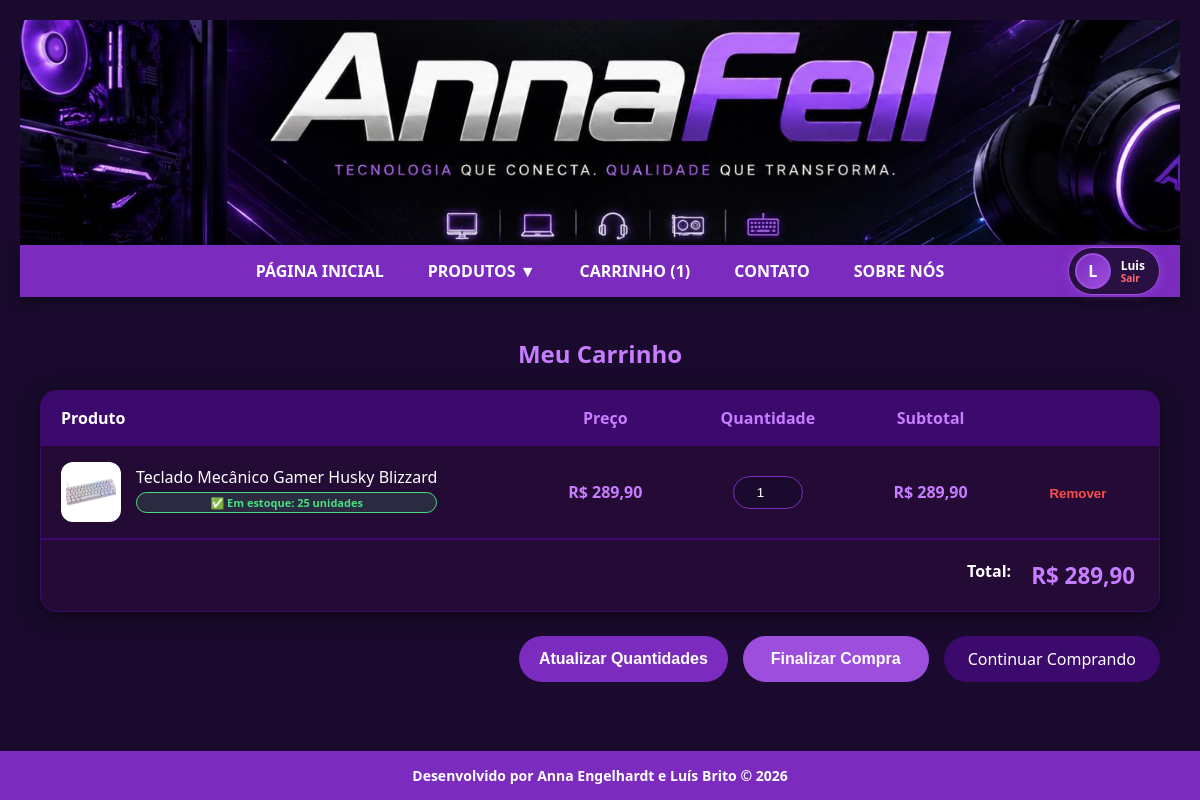
Page /carrinho.php (signed in) on the committed database.
### tables this page shows
CREATE TABLE `usuarios` (
  `cpf` varchar(14) NOT NULL,
  `nome` varchar(100) NOT NULL,
  `email` varchar(150) DEFAULT NULL,
  `token_verificacao` varchar(255) DEFAULT NULL,
  `email_verificado` tinyint(1) NOT NULL DEFAULT '0',
  `endereco` varchar(100) DEFAULT NULL,
  `bairro` varchar(50) DEFAULT NULL,
  `cidade` varchar(50) DEFAULT NULL,
  `estado` char(2) DEFAULT NULL,
  `cep` varchar(10) DEFAULT NULL,
  `foto` varchar(255) DEFAULT NULL,
  `admin` tinyint(1) NOT NULL DEFAULT '0',
  `token_expira` datetime DEFAULT NULL,
  PRIMARY KEY (`cpf`)
);

CREATE TABLE `carrinho` (
  `id` int NOT NULL AUTO_INCREMENT,
  `cpf_usuario` varchar(14) NOT NULL,
  `id_produto` int NOT NULL,
  `quantidade` int NOT NULL DEFAULT '1',
  `preco_unitario` decimal(10,2) NOT NULL,
  `subtotal` decimal(10,2) GENERATED ALWAYS AS ((`preco_unitario` * `quantidade`)) STORED,
  `status` enum('carrinho','finalizado','cancelado') NOT NULL DEFAULT 'carrinho',
  `numero_venda` varchar(20) DEFAULT NULL,
  `forma_pagamento` varchar(30) DEFAULT NULL,
  `data_finalizacao` datetime DEFAULT NULL,
  `adicionado_em` timestamp NULL DEFAULT CURRENT_TIMESTAMP,
  `atualizado_em` timestamp NULL DEFAULT CURRENT_TIMESTAMP ON UPDATE CURRENT_TIMESTAMP,
  PRIMARY KEY (`id`),
  KEY `idx_cpf` (`cpf_usuario`),
  KEY `idx_produto` (`id_produto`),
  KEY `idx_status` (`status`),
  KEY `idx_numero_venda` (`numero_venda`),
  CONSTRAINT `fk_carrinho_produto` FOREIGN KEY (`id_produto`) REFERENCES `produtos` (`id`) ON DELETE CASCADE ON UPDATE CASCADE,
  CONSTRAINT `fk_carrinho_usuario` FOREIGN KEY (`cpf_usuario`) REFERENCES `usuarios` (`cpf`) ON DELETE CASCADE ON UPDATE CASCADE
);

CREATE TABLE `produtos` (
  `id` int NOT NULL AUTO_INCREMENT,
  `nome` varchar(150) NOT NULL,
  `descricao` text,
  `preco` decimal(10,2) NOT NULL,
  `imagem` varchar(255) DEFAULT NULL,
  `categoria` varchar(50) DEFAULT NULL,
  `subcategoria` varchar(50) DEFAULT NULL,
  `estoque` int NOT NULL DEFAULT '0',
  `ativo` tinyint(1) NOT NULL DEFAULT '1',
  `criado_em` timestamp NULL DEFAULT CURRENT_TIMESTAMP,
  `atualizado_em` timestamp NULL DEFAULT CURRENT_TIMESTAMP ON UPDATE CURRENT_TIMESTAMP,
  PRIMARY KEY (`id`),
  KEY `idx_categoria` (`categoria`),
  KEY `idx_subcategoria` (`subcategoria`),
  KEY `idx_ativo` (`ativo`)
);

### DLL.php (called while the page is built, shortened)
<?php
function banco($server, $user, $password, $db, $consulta, $keep_open = false)
{
    $banco = new mysqli($server, $user, $password, $db);
    if (!$resultado = $banco->query($consulta)) {
        echo "Falha na consulta referência: (" . $banco->errno . ") - " . $banco->error;
        echo "<a href='incluir.php'><img src='img/fundo/voltar.png' width='40' height='40'></a>";
        exit();
    }
    if ($keep_open) {
        return (object) ['resultado' => $resultado, 'conn' => $banco];
    } else {
        return $resultado;
    }
}
function contarCarrinho($server, $user, $password, $db, $cpf) {
    $consulta = "SELECT COALESCE(SUM(quantidade), 0) AS total
                 FROM carrinho
                 WHERE cpf_usuario = '$cpf' AND status = 'carrinho'";
    $res = banco($server, $user, $password, $db, $consulta);
    if ($linha = $res->fetch_assoc()) {
        return (int)$linha['total'];
    }
    return 0;
}
?>

### produtos.php (called while the page is built, shortened)
<?php
function textoEstoque($estoque) {
    return ['classe' => 'af-estoque-ok', 'texto' => '✅ Em estoque: ' . $estoque . ' unidades'];
}
?>

### carrinho.php (the view, shortened to what this page needs)
<?php
include "cons.php";
require_once "DLL.php";
require_once "produtos.php";
$logado = isset($_SESSION['cpf_usuario']) && isset($_SESSION['usuario_logado']);
$cpf    = $logado ? $_SESSION['cpf_usuario'] : '';
$itens = [];
$total = 0;
if ($logado) {
    $consulta = "SELECT c.id AS id_carrinho, c.id_produto, c.quantidade, c.preco_unitario, c.subtotal,
                        p.nome, p.imagem, p.estoque
                 FROM carrinho c
                 INNER JOIN produtos p ON p.id = c.id_produto
                 WHERE c.cpf_usuario = '$cpf' AND c.status = 'carrinho'
                 ORDER BY c.adicionado_em DESC";
    $res = banco($server, $user, $password, $db, $consulta);
    while ($linha = $res->fetch_assoc()) {
        $itens[] = $linha;
        $total  += $linha['subtotal'];
    }
}
?>
<!DOCTYPE html>
<html lang="pt-br">
<head>
    <link rel="stylesheet" href="css/estilo.css">
</head>
<body>
<?php include "header.php"; ?>
<div class="af-container">
    <h1 class="af-secao-titulo">Meu Carrinho</h1>
    <?php if (!$logado): ?>
        <div class="af-carrinho-vazio">
            <p>Você precisa estar logado para ver o carrinho.</p>
            <a href="login.php" class="af-btn">Fazer Login</a>
        </div>
    <?php else: ?>
        <form method="POST">
            <div class="af-carrinho-tabela">
                <div class="af-carrinho-linha af-cabecalho">
                    <div class="af-celula-produto">Produto</div>
                    <div class="af-celula-preco">Preço</div>
                    <div class="af-celula-quantidade">Quantidade</div>
                    <div class="af-celula-subtotal">Subtotal</div>
                </div>
                <?php foreach ($itens as $item):
                    $est = textoEstoque($item['estoque']);
                ?>
                <div class="af-carrinho-linha">
                    <div class="af-celula-produto">
                        <img src="<?php echo $item['imagem']; ?>" class="af-carrinho-img">
                        <div>
                            <?php echo $item['nome']; ?>
                            <div class="af-estoque af-estoque-mini <?php echo $est['classe']; ?>">
                                <?php echo $est['texto']; ?>
                            </div>
                        </div>
                    </div>
                    <div class="af-celula-preco">R$ <?php echo number_format($item['preco_unitario'], 2, ',', '.'); ?></div>
                    <div class="af-celula-quantidade">
                        <input type="number" name="quantidade[<?php echo $item['id_carrinho']; ?>]"
                               value="<?php echo $item['quantidade']; ?>"
                               min="1"
                               max="<?php echo $item['estoque']; ?>"
                               class="af-input-quantidade">
                    </div>
                    <div class="af-celula-subtotal">R$ <?php echo number_format($item['subtotal'], 2, ',', '.'); ?></div>
                    <div class="af-celula-acao">
                        <button type="submit" name="remover" value="<?php echo $item['id_carrinho']; ?>" class="af-btn-remover">Remover</button>
                    </div>
                </div>
                <?php endforeach; ?>
                <div class="af-carrinho-total">
                    <div>Total:</div>
                    <div class="af-total-valor">R$ <?php echo number_format($total, 2, ',', '.'); ?></div>
                </div>
            </div>
            <div class="af-carrinho-acoes">
                <button type="submit" name="atualizar" class="af-btn af-btn-auto">Atualizar Quantidades</button>
                <button type="submit" name="finalizar" class="af-btn-finalizar">Finalizar Compra</button>
                <a href="index.php" class="af-btn-voltar">Continuar Comprando</a>
            </div>
        </form>
    <?php endif; ?>
</div>
<div id="af-rodape">Desenvolvido por Anna Engelhardt e Luís Brito © 2026</div>
</body>
</html>

### header.php (shortened to what this page needs)
<?php
include_once "cons.php";
require_once "DLL.php";
$logado = isset($_SESSION['cpf_usuario']) && !empty($_SESSION['cpf_usuario']);
$nome_header  = '';
$foto_header  = '';
$inicial      = '?';
$qtd_carrinho = 0;
if ($logado) {
    $cpf_h = $_SESSION['cpf_usuario'];
    $res_h = banco($server, $user, $password, $db,
                   "SELECT nome, foto FROM usuarios WHERE cpf = '$cpf_h'");
    if ($linha_h = $res_h->fetch_assoc()) {
        $nome_header = $linha_h['nome'];
        if (!empty($nome_header)) {
            $inicial = strtoupper(substr($nome_header, 0, 1));
        }
    }
    $qtd_carrinho = contarCarrinho($server, $user, $password, $db, $cpf_h);
}
?>
<div class="af-topo-site">
    <img src="img/banner.jpg" alt="AnnaFell Banner" class="af-banner-principal">
</div>
<div class="af-navbar">
    <div class="af-nav-container">
        <div class="af-nav-links">
            <a href="index.php">Página Inicial</a>
            <div class="af-dropdown">
                <a>Produtos ▼</a>
            </div>
            <a href="carrinho.php">Carrinho <?php if($qtd_carrinho > 0) echo "($qtd_carrinho)"; ?></a>
            <a href="contato.php">Contato</a>
            <a href="sobre.php">Sobre nós</a>
        </div>
        <div class="af-usuario-header">
            <?php if ($logado): ?>
                <a href="perfil.php" class="af-usuario-info-link" title="Meu Perfil">
                    <?php if (!empty($foto_header)): ?>
                        <img src="<?php echo $foto_header; ?>" class="af-foto-header" alt="Foto de perfil">
                    <?php else: ?>
                        <div class="af-foto-header af-inicial-avatar"><?php echo $inicial; ?></div>
                    <?php endif; ?>
                </a>
                <div class="af-info-header">
                    <a href="perfil.php" class="af-nome-header af-nome-link"><?php echo $nome_header; ?></a>
                    <a href="logout.php" class="af-link-header af-link-sair">Sair</a>
                </div>
            <?php endif; ?>
        </div>
    </div>
</div>

### rows in the picture
usuarios: nome "L", nome "Luis"
carrinho: id_produto.imagem (picture), id_produto.nome "Teclado Mecânico Gamer Husky Blizzard", id_produto.estoque "✅ Em estoque: 25 unidades", preco_unitario "289,90", quantidade "1", subtotal "289,90", $item['id_carrinho'] 27 (drawn)

### other values in the picture
$qtd_carrinho "1"
$total "289,90"
